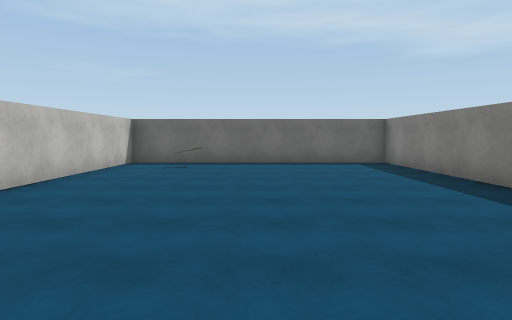
view 1 (above)

21 first-person views from a walk through a 3-D level made in the Unity game engine. The camera is 1.5 m above the floor, tilts 4° down and sees 75° across. Doors are open. The floor is counted in squares, 2 m on a side. Each view is taken from the middle of a square. On the plan, view 1 faces up. The plan holds only what a view shows up to about 11 squares ahead; the rest is blank. The place goes on beyond the plan. The player character is not drawn. Surface patterns are stand-ins for the level's own textures.

view 2
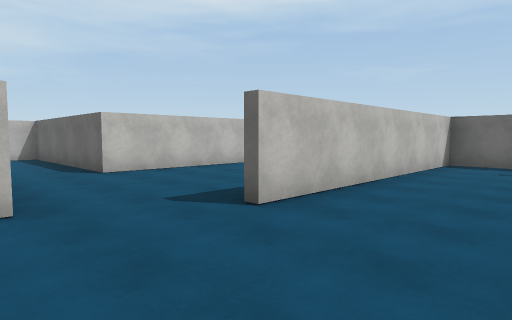

view 3
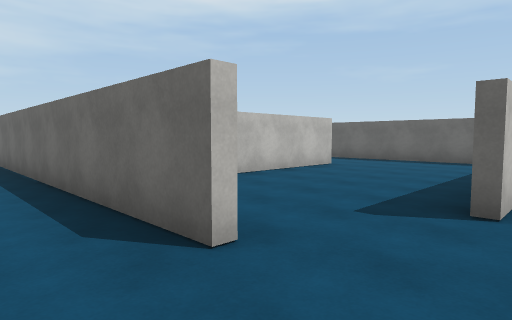

view 4
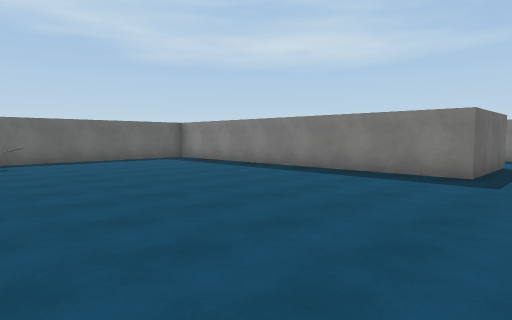

view 5
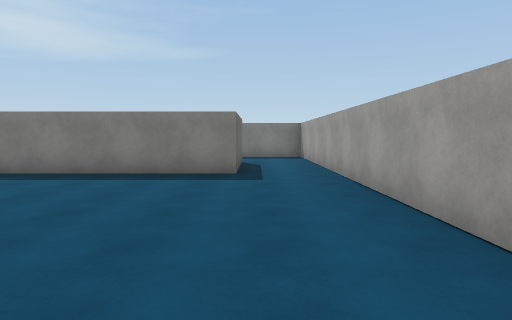

view 6
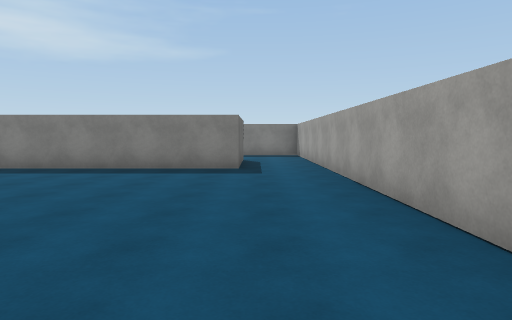

view 7
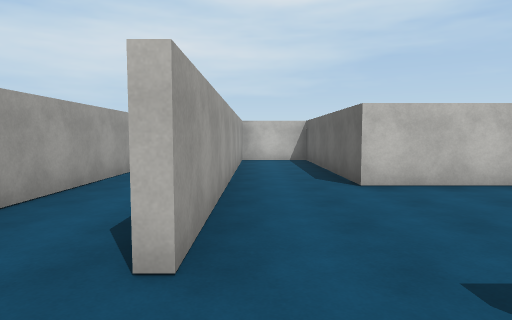

view 8
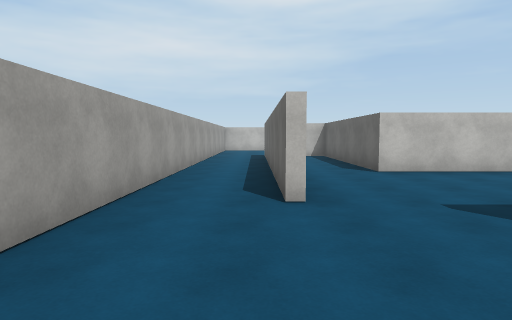

view 9
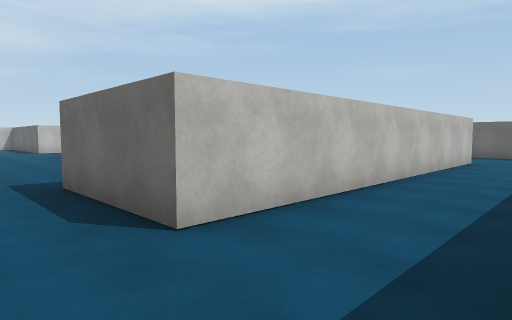

view 10
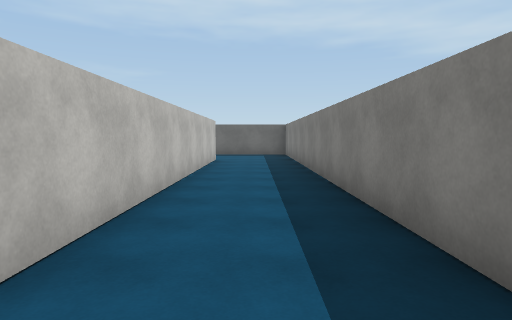

view 11
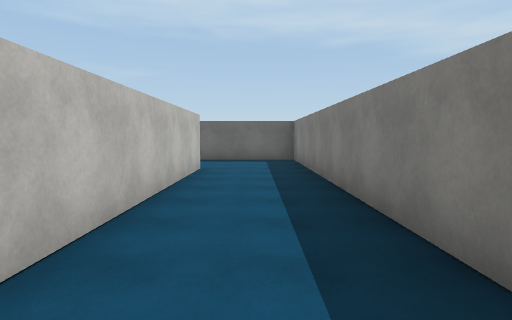

view 12
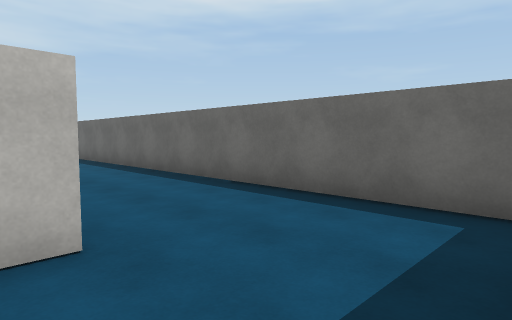

view 13
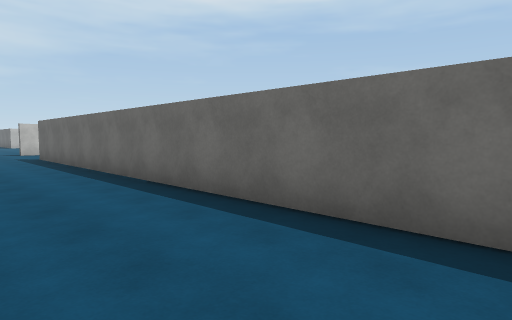

view 14
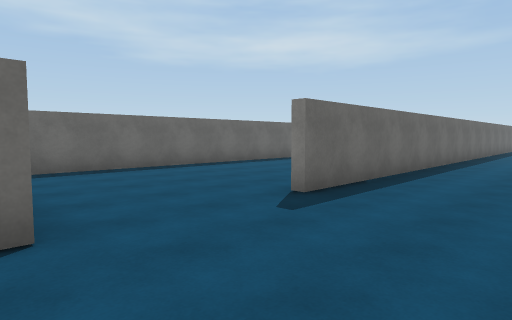

view 15
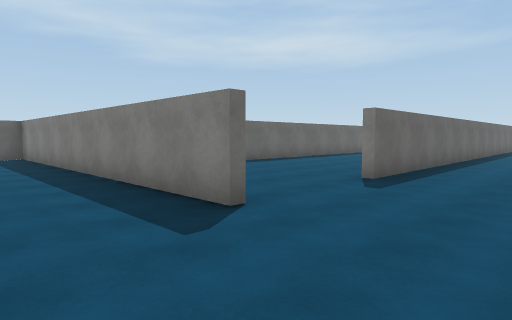

view 16
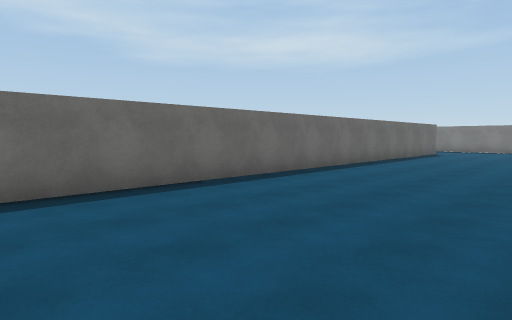

view 17
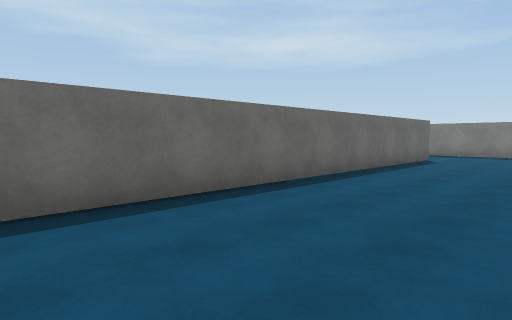

view 18
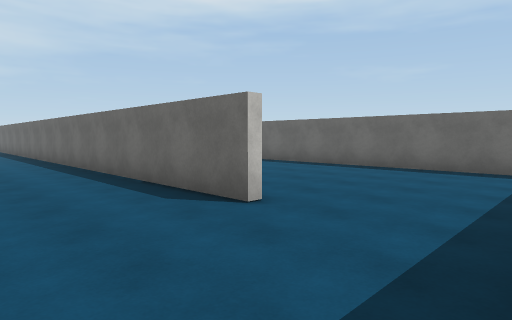

view 19
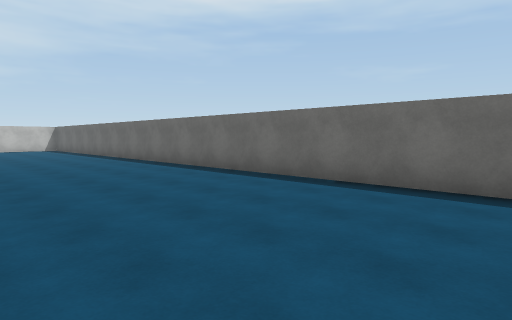

view 20
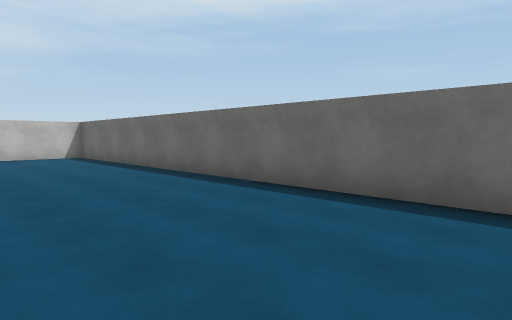

view 21
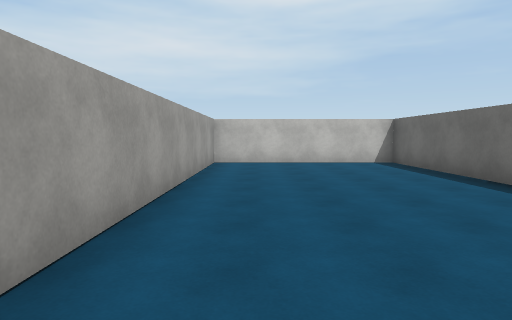

### Floor plan
Points are (right, up) in squares from view 1. A wall is a line through its corners. A room is listed if a view was taken in it or the views show most of it. See-through windows are left out.
Room 1 (views 1, 2, 3, 4, 5, 6, 7, 8)
walls: (-4.5, -1.6) (6.5, -1.6); (-5.1, 9.5) (-8.1, 9.5); (-8, 7) (-8, 2.6) (-13.6, 2.6) (-13.6, 0.6) (-4.8, 0.6); (6.7, 0.3) (3.7, 0.3) (3.7, 9.5) (-3.5, 9.5) (-3.5, 2.5)
ways out: opening at (7, -1) to room 2; opening at (-8, 7.5); opening at (-5, -1)
objects: other object (-2, 8)
Room 2 (views 9, 10, 11, 12, 13, 14, 15, 16, 17, 18, 19, 20, 21)
walls: (-11.7, 12.6) (-11.7, 22.9); (6.4, 17.6) (-10.6, 17.6); (6.7, 9.8) (6.7, 0.3); (8, 22.9) (-11.5, 22.9) (-11.5, 17.8) (-3.5, 17.8); (9.2, 0.5) (9.2, 12.6) (-8.5, 12.6); (6.5, -1.6) (8, -1.6)
ways out: opening at (7, -1) to room 1

Where each view was taken, in squares from view 1:
view 1: 0 up, 0 right, facing up
view 2: 0 up, 1 left, facing up-left
view 3: 1 down, 3 left, facing up-left
view 4: 1 down, 3 left, facing up-right
view 5: 0 up, 3 left, facing right
view 6: 0 up, 4 left, facing right
view 7: 1 up, 3 left, facing left
view 8: 0 up, 1 left, facing left
view 9: 1 down, 9 right, facing up-left
view 10: 1 down, 8 right, facing up
view 11: 2 up, 8 right, facing up
view 12: 9 up, 9 right, facing up-left
view 13: 10 up, 4 right, facing up-left
view 14: 10 up, 12 left, facing up-right
view 15: 10 up, 14 left, facing up-right
view 16: 13 up, 9 left, facing up-right
view 17: 14 up, 5 left, facing up-right
view 18: 15 up, 9 right, facing up-left
view 19: 18 up, 8 right, facing up-left
view 20: 19 up, 1 right, facing up-left
view 21: 19 up, 2 left, facing left
